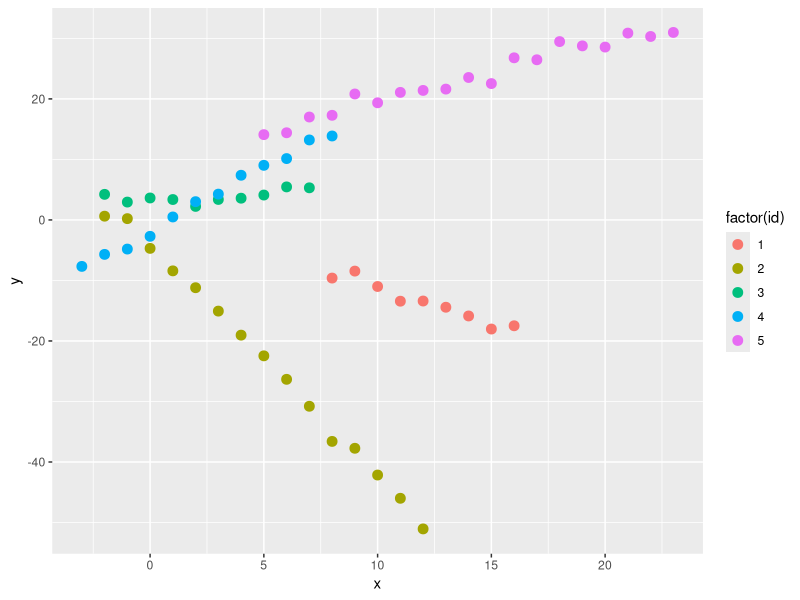

The R source for this figure:
library(data.table)
library(ggplot2)

# generate dummy data
set.seed(1)
pieces <- 5

my_data <-
  rbindlist(
    lapply(1:pieces, function(p) {
      
      this_n <- round(runif(1, min=5, max=20), 0)
      this_beta <- runif(1, min=-5, max=5)
      this_alpha <- runif(1, min=-10, max=10)
      first_x <- round(runif(1, min=-10, max=10), 0)
      this_x <- first_x:(first_x+this_n-1)
      
      data.frame(id=rep(p, this_n),
                 x=this_x,
                 y=this_alpha + this_beta*this_x + rnorm(this_n))
    }))

# have a look
ggplot(my_data, aes(x=x, y=y, color=factor(id))) +
  geom_point(size=3)

# fit a linear model for each piece, and extract the residuals
my_data$residuals <- unlist(
  lapply(split(my_data, my_data$id),
         function(x) lm(y~x, data=x)$residuals))

# tss / rss by piece
tss_rss <-
  my_data[, .(tss=sum( (y-mean(y))^2 ), rss=sum(residuals^2)), by=id]

# global r.sq:
with(tss_rss, 1 - sum(rss) / sum(tss))
